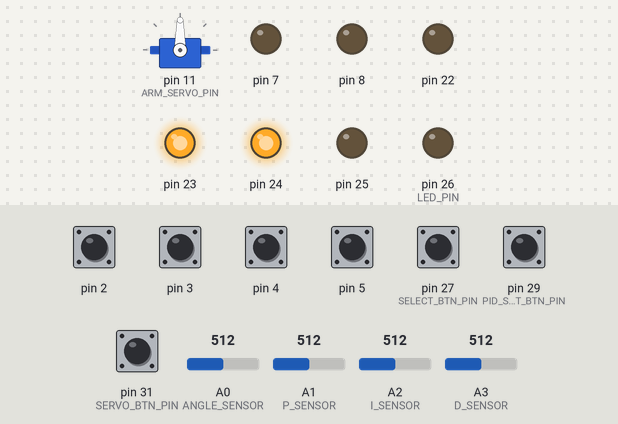
Bench run of a sketch on a simulated Arduino Mega 2560, built with avr-gcc and run on an emulated ATmega2560. On the bench: servo, output pins drawn as LEDs (lit = HIGH). The inputs (shaded band) are chosen by the test bench; at power-on: pin 2–5, pin 27 (SELECT_BTN_PIN), pin 29 (PID_SUBMIT_BTN_PIN), pin 31 (SERVO_BTN_PIN) HIGH, A0 (ANGLE_SENSOR) = 512, A1 (P_SENSOR) = 512, A2 (I_SENSOR) = 512, A3 (D_SENSOR) = 512. What the sketch prints to the serial monitor is not drawn.

Above: at 1.2 s.
1.3 s: pin 2 pulled LOW for 0.15 s
At 1.7 s:
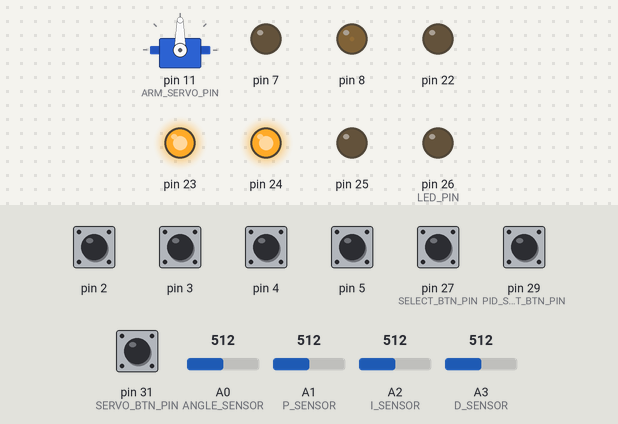
2.9 s: pin 4 pulled LOW for 0.15 s
At 4.1 s:
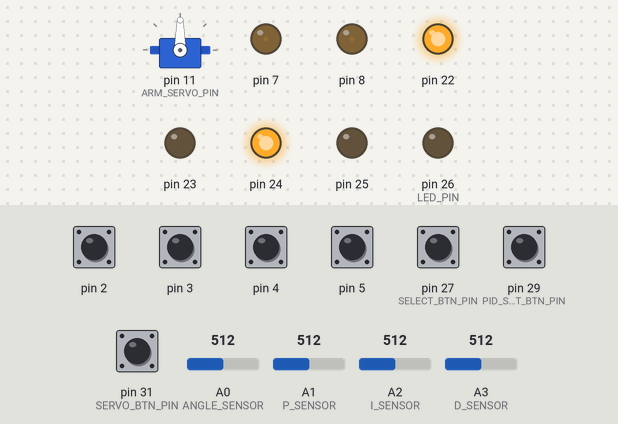
4.5 s: pin 3 pulled LOW for 1 s
At 6.9 s:
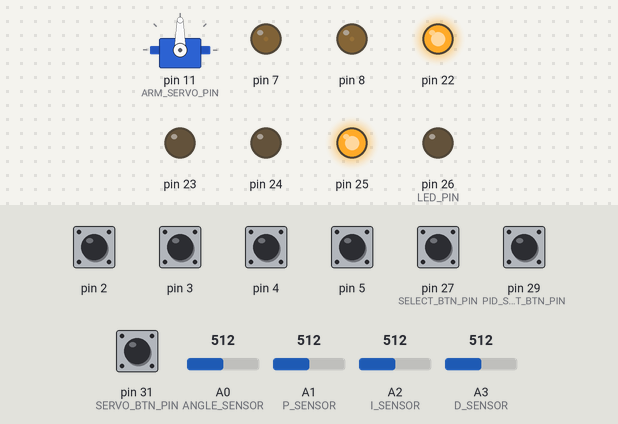
7.5 s: pin 5 pulled LOW for 0.15 s
At 7.9 s:
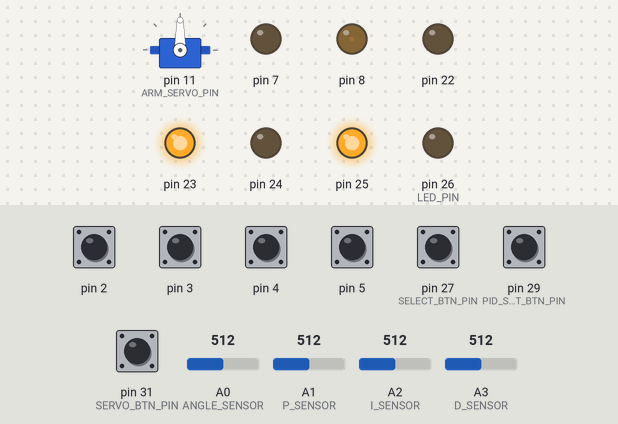
9.1 s: pin 27 (SELECT_BTN_PIN) pulled LOW for 0.15 s
At 9.8 s:
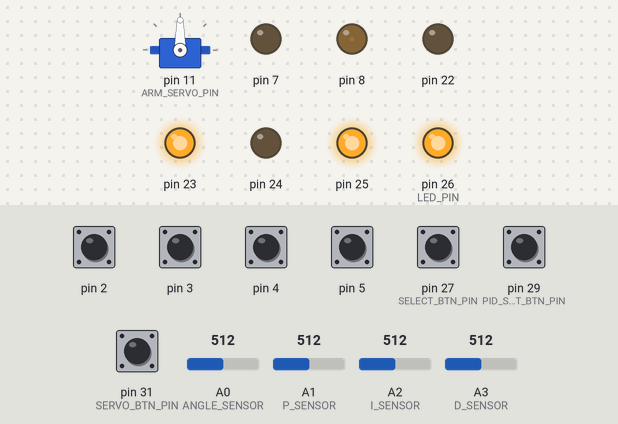
Timing chart, 0 to 11.7 s (numbered marks = the images above; inputs shaded):
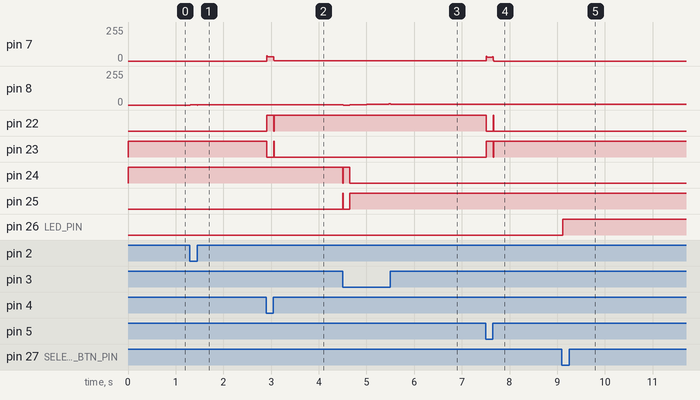

Measured:
- after the input at 1.3 s, pin 8: 0/255 → 1/255 at once
- after the input at 2.9 s, pin 7: 0/255 → 31/255 at once, → 1/255 0.11 s later; pin 22: LOW → HIGH at once, → LOW 0.14 s later, → HIGH 0.01 s later; pin 23: HIGH → LOW at once, → HIGH 0.14 s later, → LOW 0.01 s later
- after the input at 4.5 s, pin 8: 1/255 → 0/255 at once, → 1/255 0.13 s later, → 2/255 0.12 s later, → 3/255 0.12 s later, … (11 changes in this stretch); pin 24: HIGH → LOW at once, → HIGH 0.01 s later, → LOW 0.13 s later; pin 25: LOW → HIGH at once, → LOW 0.01 s later, → HIGH 0.13 s later
- after the input at 7.5 s, pin 7: 1/255 → 30/255 at once, → 0/255 0.13 s later; pin 22: HIGH → LOW at once, → HIGH 0.15 s later, → LOW 0.01 s later; pin 23: LOW → HIGH at once, → LOW 0.15 s later, → HIGH 0.01 s later
- after the input at 9.1 s, pin 26 (LED_PIN): LOW → HIGH at once

The sketch:

robot-arm-controller.ino
```cpp
#include <Servo.h>

#define USE_TIMER_2 true
#define SAMPLE_FREQUENCY 2000
#include <TimerInterrupt.h>

#include "encoder.h"
#include "motor.h"
#include "pid.h"
#include "button.h"

#define printval(name, val) Serial.print(name ":"); Serial.print(val); Serial.print(',')

#define CLUTCH_THRESHOLD 5.0

/*** HARDWARE CONSTANTS ***/
#define MOTOR_A_PWR 8
#define MOTOR_A_FWD 24
#define MOTOR_A_REV 25

#define MOTOR_B_PWR 7
#define MOTOR_B_FWD 23
#define MOTOR_B_REV 22

#define SENSOR_A1 2
#define SENSOR_A2 3

#define SENSOR_B1 5
#define SENSOR_B2 4

#define ANGLE_SENSOR A0
#define P_SENSOR A1
#define I_SENSOR A2
#define D_SENSOR A3

#define ARM_SERVO_PIN 11
#define LED_PIN 26
#define SELECT_BTN_PIN 27
#define PID_SUBMIT_BTN_PIN 29
#define SERVO_BTN_PIN 31

Servo arm_servo;

Motor motor_a(MOTOR_A_PWR, MOTOR_A_FWD, MOTOR_A_REV);
Motor motor_b(MOTOR_B_PWR, MOTOR_B_FWD, MOTOR_B_REV);

Encoder encoder_a(SENSOR_A1, SENSOR_A2);
Encoder encoder_b(SENSOR_B1, SENSOR_B2);

PIDController pid_a;
PIDController pid_b;

Button motor_select_btn(SELECT_BTN_PIN);
Button pid_submit_btn(PID_SUBMIT_BTN_PIN);
Button arm_ctrl_btn(SERVO_BTN_PIN);

float target_a;
float target_b;
bool motor_select;

void updateEncodersISR(void){
  encoder_a.tick();
  encoder_b.tick();
}

void setup(){
  // Hardware components setup
  motor_a.init();
  motor_b.init();

  encoder_a.init();
  encoder_b.init();

  pinMode(ANGLE_SENSOR, INPUT);
  pinMode(P_SENSOR, INPUT);
  pinMode(I_SENSOR, INPUT);
  pinMode(D_SENSOR, INPUT);

  pinMode(LED_PIN, OUTPUT);
  motor_select_btn.init();
  pid_submit_btn.init();
  arm_ctrl_btn.init();

  // Arm setup
  arm_servo.attach(ARM_SERVO_PIN);

  // PID default values
  pid_a.p_gain = 1.0;
  pid_a.i_gain = 0.1;
  pid_a.d_gain = 2.0;

  pid_b.p_gain = 30.5;
  pid_b.i_gain = 0.10;
  pid_b.d_gain = 7.28;

  // Serial init
  Serial.begin(115200);
  while(!Serial);

  // Interrupt init
  ITimer2.init();
  ITimer2.attachInterrupt(SAMPLE_FREQUENCY, updateEncodersISR);
}

bool arm_opened;
bool clutch;

void loop(){
  // manage arm
  switch(arm_ctrl_btn.getButtonState()){
  case DOWN:
    arm_servo.write(255);
    break;
  case UP:
    arm_servo.write(0);
    break;
  }

  // manage motor selection
  digitalWrite(LED_PIN, motor_select);

  if(motor_select_btn.getButtonState() == DOWN){
    // release clutch if switching motors
    clutch = false;
    motor_select = !motor_select;
  }

  // update PID values
  float p_gain = ((float) analogRead(P_SENSOR)) / 1023.0 * 50.0;
  float i_gain = ((float) analogRead(I_SENSOR)) / 1023.0 * 10.0;
  float d_gain = ((float) analogRead(D_SENSOR)) / 1023.0 * 50.0;

  // update values only if submit button was pressed
  PIDController& target_pid = motor_select ? pid_a : pid_b;
  if(pid_submit_btn.getButtonState() == DOWN){
    target_pid.p_gain = p_gain;
    target_pid.i_gain = i_gain;
    target_pid.d_gain = d_gain;
  }

  // get new target
  float knob_input = ((float) analogRead(ANGLE_SENSOR) / 1023.0);
  float new_target;

  // setting the limits for motors
  if(motor_select){
    new_target = knob_input * 720.0;
  }else{
    new_target = knob_input * 180.0;
  }

  float& cur_target_ref = motor_select ? target_a : target_b;

  if(abs(cur_target_ref - new_target) < CLUTCH_THRESHOLD){
    // if the target is close to cur target then clutch
    clutch = true;
  }

  if(clutch){
    // only follow new target if clutched
    cur_target_ref = new_target;
  }

  // collect encoder readings
  int reading_a = encoder_a.reading;
  int reading_b = encoder_b.reading;

  // convert from ticks to angles
  // why /530? calibration factor. Dividing by it gave us ~ ok angles
  float angle_a = (float)reading_a / (30 * 4) * 360 / 530 * 180;
  float angle_b = (float)reading_b / (30 * 4) * 360 / 530 * 180;

  // shove it all in PID
  float res_a = pid_a.calculate(target_a, angle_a);
  float res_b = pid_b.calculate(target_b, angle_b);

  // perform correction
  motor_a.setPower(res_a);
  motor_b.setPower(res_b);

  // statistics printing
  // basic parameters
  printval("R1", angle_a);
  printval("R2", angle_b);
  printval("t1", target_a);
  printval("t2", target_b);

  // pid responses
  printval("res1", res_a);
  printval("res2", res_b);

  // pid values
  printval("cur_p", p_gain);
  printval("cur_i", i_gain);
  printval("cur_d", d_gain);

  // pid for motor a
  printval("p1", pid_a.p_gain);
  printval("i1", pid_a.i_gain);
  printval("d1", pid_a.d_gain);

  // pid for motor b
  printval("p2", pid_b.p_gain);
  printval("i2", pid_b.i_gain);
  Serial.print("d2:");
  Serial.print(pid_b.d_gain);

  Serial.println();
}
```

button.cpp
```cpp
#include <Arduino.h>
#include "button.h"

void Button::init(){
   pinMode(m_button_pin, INPUT_PULLUP);
}

ButtonState Button::getButtonState(){
  if(buttonPressed()){
    if(!m_held){
      m_held = true;
      return DOWN;
    }

    m_held = true;
    return HELD;
  }else{
    if(m_held){
      m_held = false;
      return UP;
    }

    m_held = false;
    return FREED;
  }
}
```

button.h
```cpp
#pragma once

enum ButtonState{
  DOWN,
  UP,
  HELD,
  FREED,
};

class Button{
private:
  const int m_button_pin;

  inline bool buttonPressed(){
    return !digitalRead(m_button_pin);
  }
public:
  bool m_held;

  Button(int pin): m_button_pin(pin) {};
  void init();

  ButtonState getButtonState();
};
```

encoder.cpp
```cpp
#include <Arduino.h>
#include "encoder.h"

void Encoder::init(){
  // state depends whether we will be using pullup resistors or not
  pinMode(m_sensor_a_pin, INPUT_PULLUP);
  pinMode(m_sensor_b_pin, INPUT_PULLUP);

  tick();
}

// a cyclic array of encoder pattern states.
// if the index of a new pattern is higher then
// the one of an old one (with looping back),
// it means a positive reading has occured.
const char enc_patterns_array[4] = {
  0b00,
  0b01,
  0b11,
  0b10
};

void Encoder::tick(){
  // get pattern reading
  int pattern = digitalRead(m_sensor_a_pin) << 1 | digitalRead(m_sensor_b_pin);

  int cur_idx;
  for(cur_idx = 0; cur_idx < 4; cur_idx++){
    if(pattern == enc_patterns_array[cur_idx]){
      break;
    }
  }

  // check whether we went 1+ or 1- from the previous index
  if((m_prev_pattern_idx + 1) % 4 == cur_idx){
    reading++;
  }else{
    int dec_idx = m_prev_pattern_idx - 1;
    if(dec_idx < 0){
      dec_idx = 3;
    }

    if(dec_idx == cur_idx){
      reading--;
    }
  }

  m_prev_pattern_idx = cur_idx;
}

int Encoder::getReading(){
  return reading;
}
```

encoder.h
```cpp
#pragma once

class Encoder{
private:
  int m_sensor_a_pin;
  int m_sensor_b_pin;

  int m_prev_pattern_idx;
public:
  // there may be overflow errors...
  int reading;

  Encoder(int sensor_a_pin, int sensor_b_pin)
    : m_sensor_a_pin(sensor_a_pin),
      m_sensor_b_pin(sensor_b_pin),
      reading(0),
      m_prev_pattern_idx(0) {};

  void init();
  // must be called regularly to ensure correct readings
  void tick();
  int getReading();
};
```

motor.cpp
```cpp
#include <Arduino.h>
#include "motor.h"

void Motor::init(){
  pinMode(m_power_pin, OUTPUT);
  pinMode(m_forward_pin, OUTPUT);
  pinMode(m_reverse_pin, OUTPUT);
}

void Motor::setPower(int power){
  if (power >= 0){
    setRawPower(power);
    setDirection(FORWARD);
  }else{
    setRawPower(-power);
    setDirection(REVERSE);
  }
}

void Motor::setDirection(MotorDirection direction){
  switch(direction){
    case FORWARD:
      digitalWrite(m_forward_pin, HIGH);
      digitalWrite(m_reverse_pin, LOW);
      break;
    case REVERSE:
      digitalWrite(m_forward_pin, LOW);
      digitalWrite(m_reverse_pin, HIGH);
      break;
    case STOP:
      digitalWrite(m_forward_pin, LOW);
      digitalWrite(m_reverse_pin, LOW);
  }
}

void Motor::setRawPower(unsigned int power){
  analogWrite(m_power_pin, min(power, 255));
}
```

motor.h
```cpp
#pragma once
#include <Arduino.h>

enum MotorDirection{
  FORWARD,
  REVERSE,
  STOP
};

class Motor{
private:
  const int m_power_pin;
  const int m_forward_pin;
  const int m_reverse_pin;

  void setDirection(MotorDirection direction);
public:
  void setRawPower(unsigned int power);
  Motor(int power_pin, int forward_pin, int reverse_pin)
    : m_power_pin(power_pin),
      m_forward_pin(forward_pin),
      m_reverse_pin(reverse_pin) {};

  void init();
  // power should be an integer ranging from -255 to 255,
  // anything higher will be capped
  void setPower(int power);
};
```

pid.cpp
```cpp
#include <Arduino.h>
#include "pid.h"

float PIDController::calculate(float target, float current){
  float error = target - current;

  m_accum_error += error;

  float potential = error * p_gain;
  float integral = m_accum_error * i_gain;
  float derivative = (error - m_prev_error) * d_gain;
  m_prev_error = error;

  return potential + integral + derivative;
}
```

pid.h
```cpp
#pragma once

class PIDController{
private:
  float m_accum_error;
  float m_prev_error;

  // TODO: potentially add time interpolation
  //long m_prev_time;

public:
  float p_gain;
  float i_gain;
  float d_gain;

  float calculate(float target, float current);
};
```
